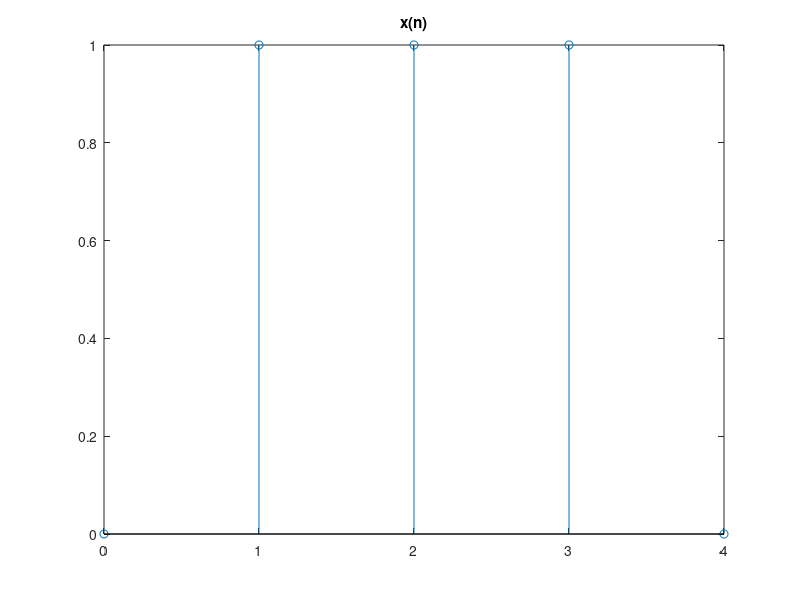
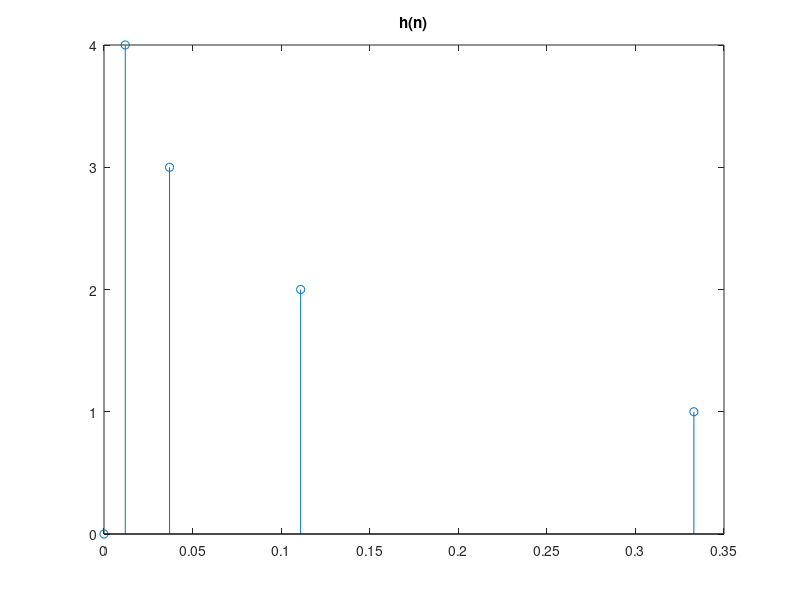
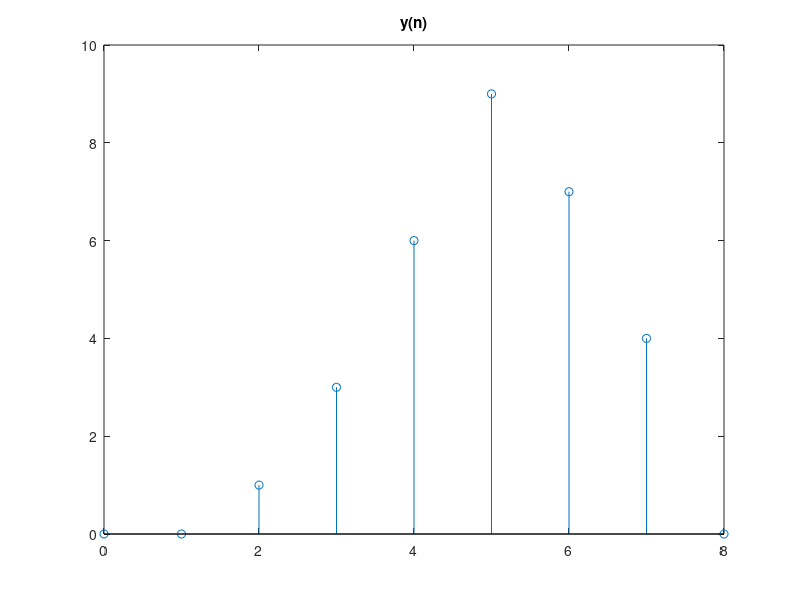

Write the MATLAB code that produced these figures, in order.
clear
clc

%MatLab step - boolean function + sampling
%N_s = 0.0001;
%n = 0:N_s:0.01;
%u = @(n)n >= 0;

% Input signal, x(n)
n1 = [0 1 2 3 4];
%n1 = [-2 -1 0 1 2 3 4];
%a = [0 0 0 1 2 3 0];
a = [0 1 1 1 0];
%a = u(n)-u(n-3);

%System Impulse Response, h(n)
n2 = [0 .333 .111 .037 .012];
b = [0 1 2 3 4];
%n2 = [-2 -1 0 1 2 3 4];
%b = [0 0 4 -2 1 -.5 0];
%b = ((.333)^n)*(u(n)-u(n-4));

%Output signal, c(n)
n = (0:(length(a)+ length(b)-2))+(min(n1)+min(n2));
c = conv(a,b);
%c = (1.5)*u(n)-(.5)*((.333)^n)*u(n)-(1.5)*u(n-3)+(.5)*((.333)^(n-3))*u(n-3);

%plotting
figure(1)
stem(n1,a)
title('x(n)')

figure(2)
stem(n2,b)
title('h(n)')

figure(3)
stem(n,c)
title('y(n)')